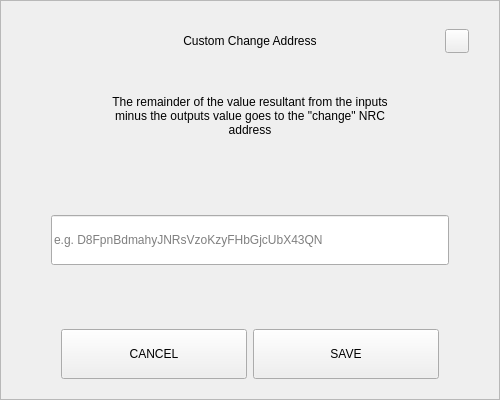
<?xml version="1.0" encoding="UTF-8"?>
<ui version="4.0">
 <class>SendChangeAddressDialog</class>
 <widget class="QDialog" name="SendChangeAddressDialog">
  <property name="geometry">
   <rect>
    <x>0</x>
    <y>0</y>
    <width>500</width>
    <height>400</height>
   </rect>
  </property>
  <property name="windowTitle">
   <string>Dialog</string>
  </property>
  <layout class="QVBoxLayout" name="verticalLayout">
   <property name="spacing">
    <number>0</number>
   </property>
   <property name="leftMargin">
    <number>0</number>
   </property>
   <property name="topMargin">
    <number>0</number>
   </property>
   <property name="rightMargin">
    <number>0</number>
   </property>
   <property name="bottomMargin">
    <number>0</number>
   </property>
   <item>
    <widget class="QFrame" name="frame">
     <property name="styleSheet">
      <string notr="true"/>
     </property>
     <property name="frameShape">
      <enum>QFrame::StyledPanel</enum>
     </property>
     <property name="frameShadow">
      <enum>QFrame::Raised</enum>
     </property>
     <layout class="QVBoxLayout" name="verticalLayout_2" stretch="0,0,0,0,0,0,0">
      <property name="spacing">
       <number>0</number>
      </property>
      <property name="leftMargin">
       <number>30</number>
      </property>
      <property name="topMargin">
       <number>20</number>
      </property>
      <property name="rightMargin">
       <number>30</number>
      </property>
      <property name="bottomMargin">
       <number>20</number>
      </property>
      <item>
       <layout class="QHBoxLayout" name="horizontalLayout_3">
        <property name="spacing">
         <number>0</number>
        </property>
        <item>
         <spacer name="horizontalSpacer_2">
          <property name="orientation">
           <enum>Qt::Horizontal</enum>
          </property>
          <property name="sizeHint" stdset="0">
           <size>
            <width>40</width>
            <height>20</height>
           </size>
          </property>
         </spacer>
        </item>
        <item>
         <widget class="QLabel" name="labelTitle">
          <property name="minimumSize">
           <size>
            <width>0</width>
            <height>40</height>
           </size>
          </property>
          <property name="maximumSize">
           <size>
            <width>16777215</width>
            <height>40</height>
           </size>
          </property>
          <property name="styleSheet">
           <string notr="true">padding-left:24px;</string>
          </property>
          <property name="text">
           <string>Custom Change Address</string>
          </property>
          <property name="alignment">
           <set>Qt::AlignCenter</set>
          </property>
          <property name="margin">
           <number>7</number>
          </property>
         </widget>
        </item>
        <item>
         <spacer name="horizontalSpacer">
          <property name="orientation">
           <enum>Qt::Horizontal</enum>
          </property>
          <property name="sizeHint" stdset="0">
           <size>
            <width>40</width>
            <height>20</height>
           </size>
          </property>
         </spacer>
        </item>
        <item>
         <widget class="QPushButton" name="btnEsc">
          <property name="minimumSize">
           <size>
            <width>24</width>
            <height>24</height>
           </size>
          </property>
          <property name="maximumSize">
           <size>
            <width>24</width>
            <height>24</height>
           </size>
          </property>
          <property name="focusPolicy">
           <enum>Qt::NoFocus</enum>
          </property>
          <property name="text">
           <string/>
          </property>
         </widget>
        </item>
       </layout>
      </item>
      <item>
       <spacer name="verticalSpacer_2">
        <property name="orientation">
         <enum>Qt::Vertical</enum>
        </property>
        <property name="sizeType">
         <enum>QSizePolicy::Fixed</enum>
        </property>
        <property name="sizeHint" stdset="0">
         <size>
          <width>20</width>
          <height>20</height>
         </size>
        </property>
       </spacer>
      </item>
      <item alignment="Qt::AlignHCenter">
       <widget class="QLabel" name="labelMessage">
        <property name="minimumSize">
         <size>
          <width>0</width>
          <height>70</height>
         </size>
        </property>
        <property name="text">
         <string>The remainder of the value resultant from the inputs minus the outputs value goes to the &quot;change&quot; NRC address</string>
        </property>
        <property name="alignment">
         <set>Qt::AlignCenter</set>
        </property>
        <property name="wordWrap">
         <bool>true</bool>
        </property>
       </widget>
      </item>
      <item>
       <spacer name="verticalSpacer_3">
        <property name="orientation">
         <enum>Qt::Vertical</enum>
        </property>
        <property name="sizeHint" stdset="0">
         <size>
          <width>20</width>
          <height>40</height>
         </size>
        </property>
       </spacer>
      </item>
      <item>
       <layout class="QHBoxLayout" name="horizontalLayout_2">
        <property name="spacing">
         <number>0</number>
        </property>
        <property name="leftMargin">
         <number>20</number>
        </property>
        <property name="rightMargin">
         <number>20</number>
        </property>
        <item>
         <widget class="QLineEdit" name="lineEditAddress">
          <property name="minimumSize">
           <size>
            <width>0</width>
            <height>50</height>
           </size>
          </property>
          <property name="placeholderText">
           <string notr="true">e.g. D8FpnBdmahyJNRsVzoKzyFHbGjcUbX43QN</string>
          </property>
         </widget>
        </item>
       </layout>
      </item>
      <item>
       <spacer name="verticalSpacer">
        <property name="orientation">
         <enum>Qt::Vertical</enum>
        </property>
        <property name="sizeHint" stdset="0">
         <size>
          <width>20</width>
          <height>40</height>
         </size>
        </property>
       </spacer>
      </item>
      <item>
       <layout class="QHBoxLayout" name="horizontalLayout" stretch="2,2">
        <property name="spacing">
         <number>6</number>
        </property>
        <property name="leftMargin">
         <number>30</number>
        </property>
        <property name="rightMargin">
         <number>30</number>
        </property>
        <item>
         <widget class="QPushButton" name="btnCancel">
          <property name="minimumSize">
           <size>
            <width>180</width>
            <height>50</height>
           </size>
          </property>
          <property name="focusPolicy">
           <enum>Qt::NoFocus</enum>
          </property>
          <property name="text">
           <string>CANCEL</string>
          </property>
         </widget>
        </item>
        <item>
         <widget class="QPushButton" name="btnSave">
          <property name="minimumSize">
           <size>
            <width>180</width>
            <height>50</height>
           </size>
          </property>
          <property name="focusPolicy">
           <enum>Qt::NoFocus</enum>
          </property>
          <property name="text">
           <string>SAVE</string>
          </property>
         </widget>
        </item>
       </layout>
      </item>
     </layout>
    </widget>
   </item>
  </layout>
 </widget>
 <resources/>
 <connections/>
</ui>
